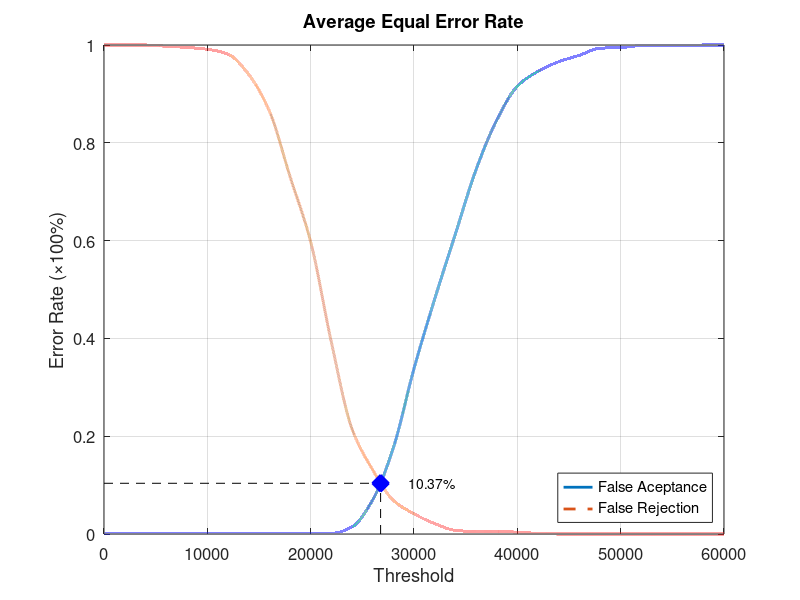
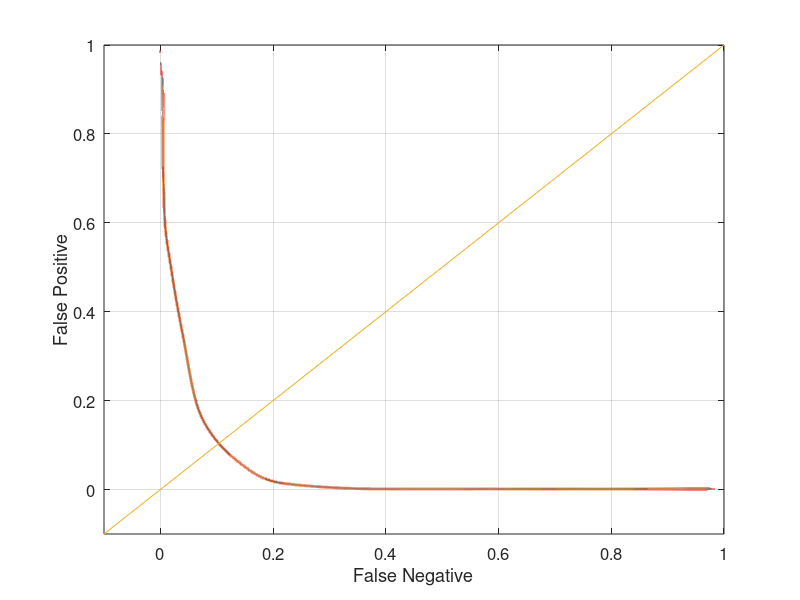

These charts were generated, in order, by the following MATLAB code:
function yEER = Experiment1Average
close all;
clear;
clc;
x = 0:2000:60000;
xq = 0:0.5:60000;

y0 = [0 0.00131579 0.00131579 0.00131579 0.00131579 0.00131579 0.00131579 0.00131579 0.00131579 0.00131579 0.00131579 0.00131579 0.0144737 0.0697368 0.176316 0.338158 0.480263 0.613158 0.744737 0.846053 0.915789 0.946053 0.965789 0.978947 0.993421 0.994737 0.998684 0.998684 0.998684 1 1];
yy0 = interp1(x, y0, xq, 'pchip');
y1 = [1 1 1 0.9975 0.995 0.99125 0.98125 0.94 0.865 0.73125 0.5975 0.3925 0.215 0.13125 0.06875 0.04125 0.02125 0.0075 0.005 0.005 0.00375 0.00125 0 0 0 0 0 0 0 0 0];
yy1 = interp1(x, y1, xq, 'pchip');

% Calculating EER: 
y2 = abs(y0 - y1);
find(y2 == min(y2))
yy2 = abs(yy0 - yy1);
xEER = find(yy2 == min(yy2));
xEERIndex = xq(xEER) % X-axis EER
yEER = yy0(xEER) % Y-axis EER

main = figure
plot(xq, yy0,'-','LineWidth', 2);	hold on
plot(xq, yy1,'--','LineWidth', 2);	hold on
plot([xEERIndex xEERIndex], [0 yEER], 'k--');	hold on
plot([0 xEERIndex], [yEER yEER], 'k--');	hold on
plot(xEERIndex, yEER, 'bx', 'LineWidth', 10);	hold on
text(xEERIndex + 10 * xEERIndex / 100, yEER, [num2str(round((10000 * yEER)) / 100) '%'])
legend('False Aceptance', 'False Rejection', 'Location', 'SouthEast')
xlabel('Threshold')
ylabel('Error Rate (\times100%)')
title('Average Equal Error Rate')
set(gca, 'FontSize', 12)
axis([0 60000 0 1])
grid on

print(main, 'Experiment1AverageMain', '-dpng');
FNRxFPR = figure('Color', [1 1 1]);
plot(yy1, yy0, '-', yy1, yy0, 'LineWidth', 2);
hold on
y = -0.1:0.1:1
plot(y, y); 
set(gca, 'FontSize', 12)
xlabel('False Negative')
ylabel('False Positive')
axis([-0.1 1 -0.1 1])
set(gca, 'FontSize', 12)
grid on

print(FNRxFPR, 'Experiment1AverageFNRxFPR','-dpng');
end
